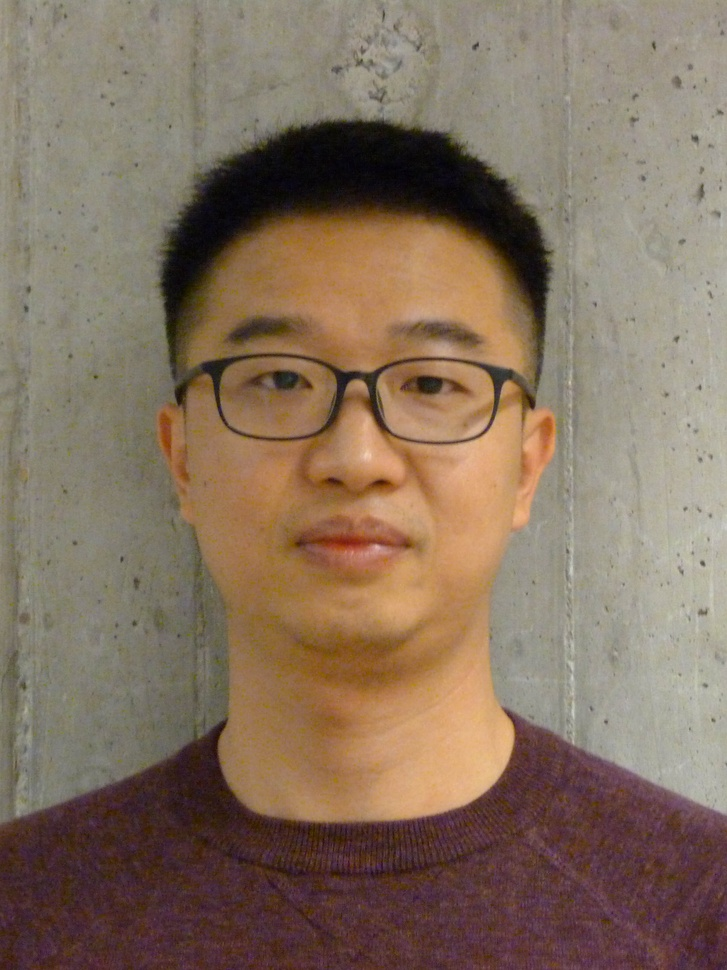
#> input picture assets/images/headshots/pic_FB.jpg, 727 x 970 px, shrunk from 2430 x 3240 before the run, found by its file name
$ jupyter execute --allow-errors picture_to_sketch.ipynb   (shell and % lines are left out)
#> lines starting #> are read from the running program, lines starting #| are printed output that depends on the picture
[cell 1]
import os
import cv2
from glob import glob as gg
from os.path import join as pjoin
from matplotlib import pyplot as plt

[cell 2]
bpath = pjoin('/Users', 'noemieter', 'Documents', 'LaCNS', 'repositories', 'LaCNS_website')
path = pjoin(bpath, 'assets', 'images', 'headshots_blackwhite')
#> (the rest of this cell did not finish here and is left out)

#> (a cell that did not finish here is left out)

[cell 4]
_, axes = plt.subplots()
# read the image file
image = cv2.imread(pjoin(path, 'pic_FB.jpg'))
#> image is the input picture: shape (970, 727, 3); mean B, G, R 95, 113.2, 132.8

# add gray effect
gray_image = cv2.cvtColor(image, cv2.COLOR_BGR2GRAY)
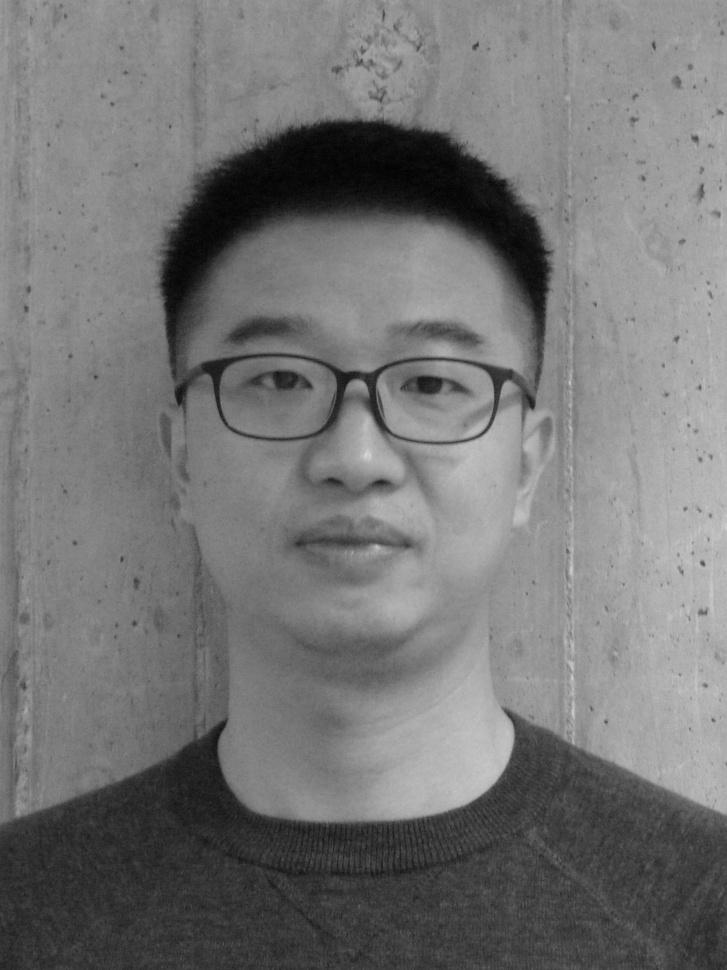
#> gray_image: shape (970, 727); min 1, max 215, mean 117

# invert the image
inverted_image = cv2.bitwise_not(gray_image)
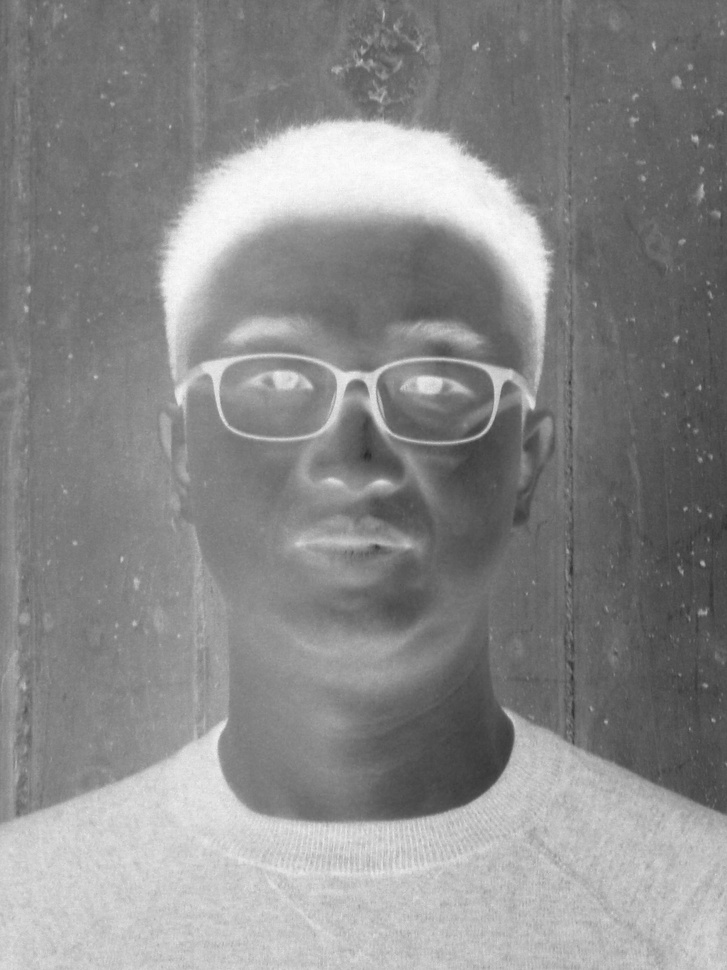
#> inverted_image: shape (970, 727); min 40, max 254, mean 138

# blur the image
blur_image = cv2.GaussianBlur(inverted_image, (111, 111), -2)
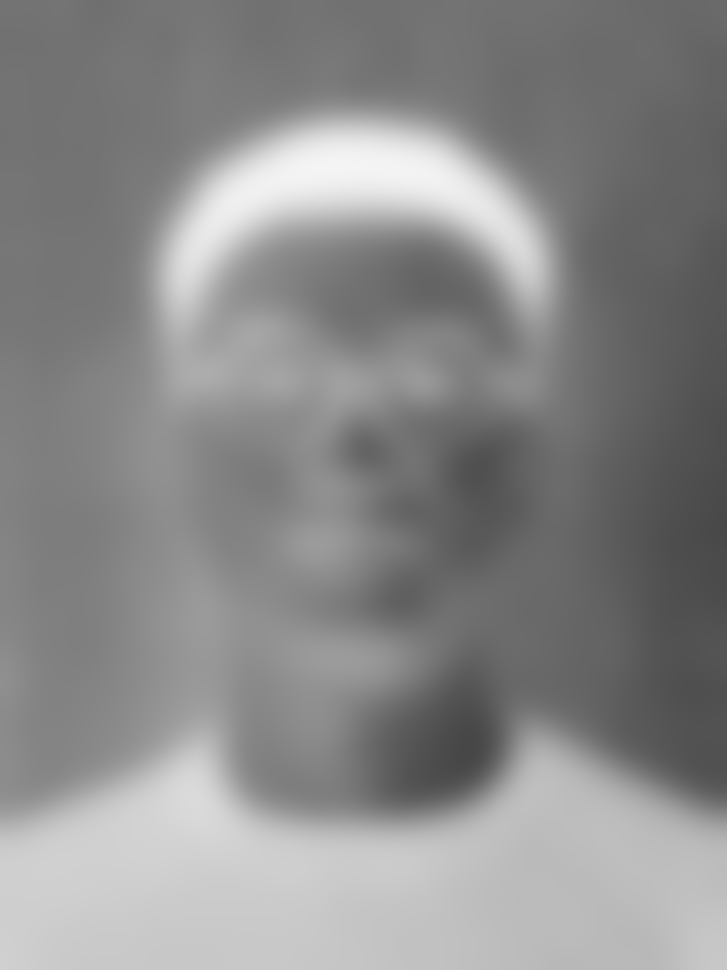
#> blur_image: shape (970, 727); min 71, max 244, mean 138

# create inverted blur image
inverted_blur = cv2.bitwise_not(blur_image)
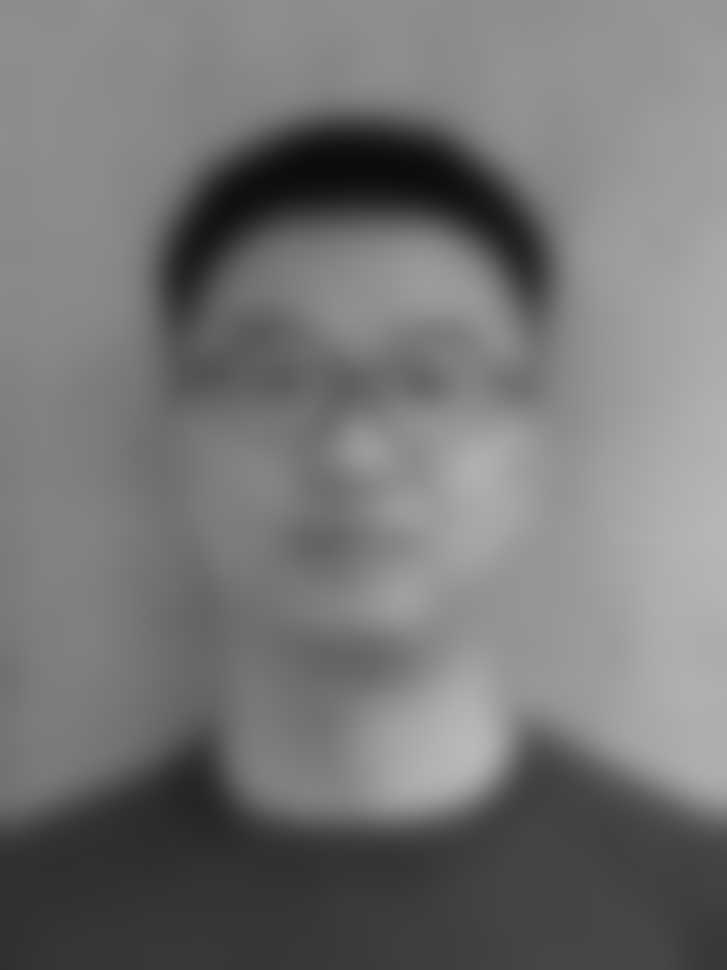
#> inverted_blur: shape (970, 727); min 11, max 184, mean 117

# divide the gray image and inverted blur
sketch = cv2.divide(gray_image, inverted_blur, scale=200.0)
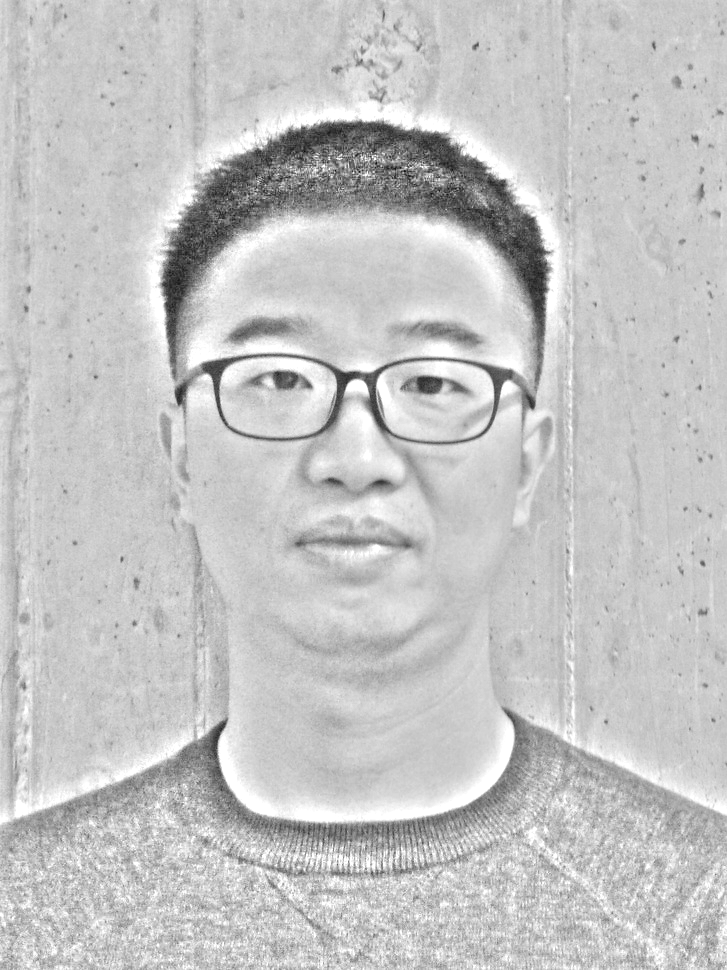
#> sketch: shape (970, 727); min 10, max 255, mean 196.1

# save the file to the folder
cv2.imwrite("sketch.png", sketch)

axes.imshow(sketch, cmap='gray')
axes.set_axis_off()
